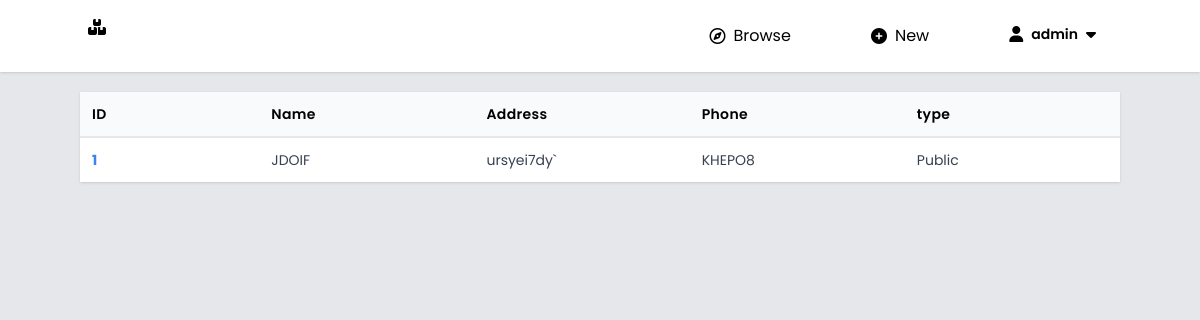
Before: /sites/ (signed in) with the older database file.
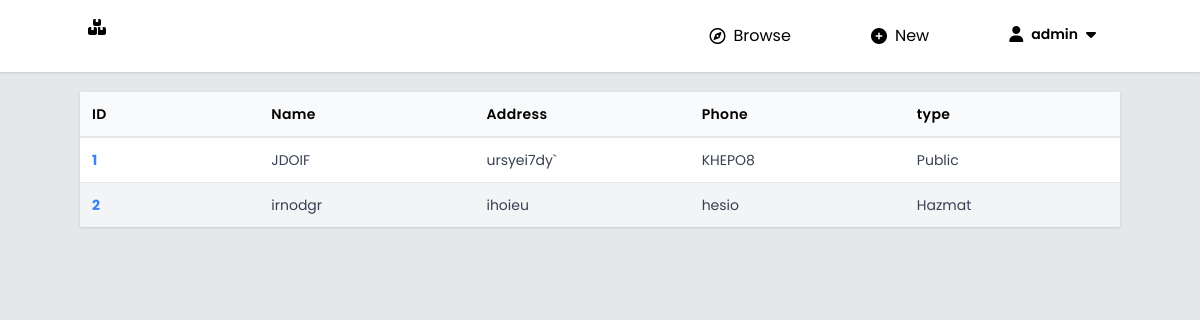
After: the same page with the newer database file.
### storagesites/models.py (models this page shows, shortened)
class Site(models.Model):
    SITE_TYPES = [
            ("Public", "public"),
            ("Private", "private"),
            ("Smart", "smart"),
            ("Hazmat", "hazmat"),
            ("Cold storage", "cold"),
            ("Distribution Center", "distribution"),
        ]
    site_id = models.IntegerField(primary_key=True)
    site_name = models.CharField(max_length=100)
    site_type = models.CharField(max_length=50, choices=SITE_TYPES)
    site_img = models.ImageField(upload_to="imgs/", null=True, blank=True)
    site_addr = models.CharField(max_length=200)
    site_phone = models.CharField(max_length=12)

### storagesites/views.py (the view)
# urls.py: path("", views.index, name="categories"),
@login_required
def index(req):
    username = req.user.username
    sites = Site.objects.all()
    context = {"sites": sites, "count": get_count(), "username": req.user.username}
    return render(req, "storagesites/index.html", context)

### utils/count.py (called while the page is built)
def get_count():
    return {
        "items": Item.objects.count(),
        "suppliers": Supplier.objects.count(),
        "sites": Site.objects.count(),
        "categories": Category.objects.count(),
        "orders": 0,
    }

### storagesites/templates/storagesites/index.html (shortened to what this page needs)
{% extends 'main/base.html' %}
{% load static %}
{% block table %}
<section class="overflow-auto rounded-m shadow">
	<table class="w-full">
		<thead class="border-b-2 border-gray-200 bg-gray-50">
			<tr class="">
				<th class="w-20 p-3 text-sm font-semibold tracking-wide text-left">ID</th>
				<th class="w-24 p-3 text-sm font-semibold tracking-wide text-left">Name</th>
				<th class="w-24 p-3 text-sm font-semibold tracking-wide text-left">Address</th>
				<th class="w-24 p-3 text-sm font-semibold tracking-wide text-left">Phone</th>
				<th class="w-24 p-3 text-sm font-semibold tracking-wide text-left">type</th>
			</tr>
		</thead>
		<tbody class="divide-y devide-gray-200">
			{% for s in sites %}
			<tr class="{% cycle 'bg-white' 'bg-gray-100' %} hover:bg-gray-200 duration-250">
				<td class="p-3 text-sm text-gary-700 text-left">
					<a href="/sites/{{ s.site_id }}" class="text-blue-500 font-bold hover:underline">
						{{ s.site_id }}
					</a>
				</td>
				<td class="p-3 text-sm text-gary-700 text-left whitespace-nowrap">
					{{ s.site_name }}
				</td>
				<td class="p-3 text-sm text-gary-700 text-left whitespace-nowrap">
					{{ s.site_addr }}
				</td>
				<td class="p-3 text-sm text-gary-700 text-left whitespace-nowrap">
					{{ s.site_phone }}
				</td>
				<td class="p-3 text-sm text-gary-700 text-left whitespace-nowrap">
					{{ s.site_type }}
				</td>
			</tr>
			{% endfor %}
		</tbody>
	</table>
</section>
{% endblock %}

Changed rows visible on the page:
added Site: site_id "2", site_name "irnodgr", site_addr "ihoieu", site_phone "hesio", site_type "Hazmat"
